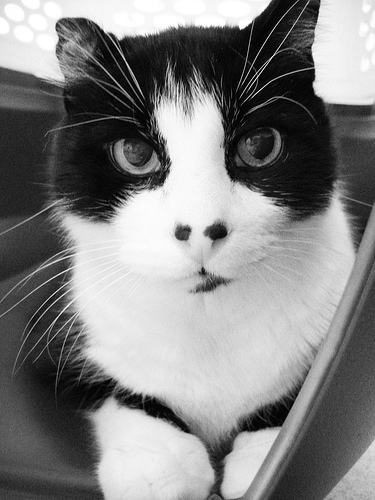
#> input picture examples/data/kaggle_cats_img.jpg, 375 x 500 px
$ jupyter execute --allow-errors Cats.ipynb
#> lines starting #> are read from the running program, lines starting #| are printed output that depends on the picture
[cell 1]
import matplotlib.pyplot as plt
from matplotlib import patches
import numpy as np
import cv2
import random

#> (the rest of this cell did not finish here and is left out)

[cell 2]
def display_subfig(ax, img, kpts):
    ax.imshow(img)
    for k in kpts:
        ax.add_patch(patches.Circle(k, radius=4, color='r'))

    ax.set_xticks([])
    ax.set_yticks([])

def plot_img_w_keypoints(img, kpts):
    fig = plt.figure(figsize=(7, 7))
    ax = fig.add_subplot(1,1,1)
    display_subfig(ax, img, kpts)
    plt.show()

[cell 3]
img = cv2.imread('data/kaggle_cats_img.jpg')[:375]
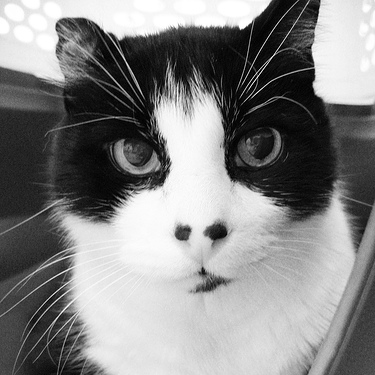
#> img: shape (375, 375, 3); min 0, max 255, mean 132.4
#> (the rest of this cell did not finish here and is left out)


$ run again, with examples/data/voc.jpg copied over examples/data/kaggle_cats_img.jpg
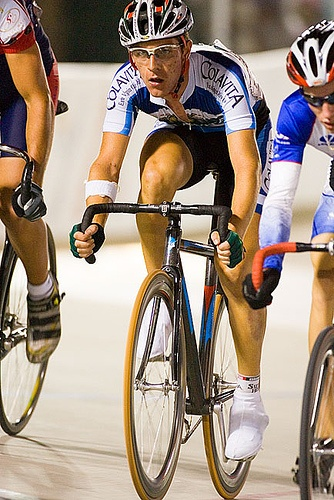
#> input picture examples/data/voc.jpg, 334 x 500 px
#> `img = cv2.imread('data/kaggle_cats_img.jpg')[:375]`:
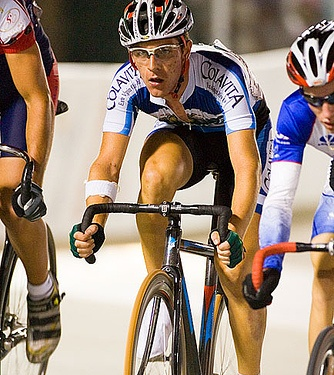
#> img: shape (375, 334, 3); mean B, G, R 121.6, 134.8, 152.5
